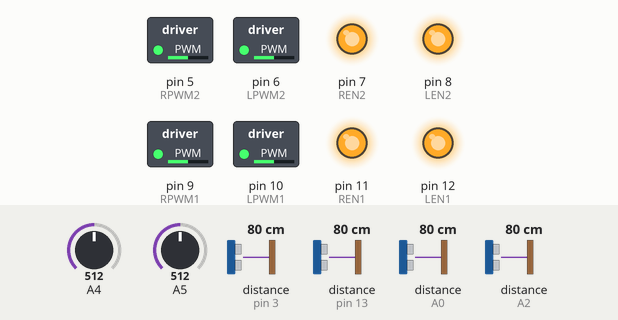
The sketch below on a simulated Arduino Uno, built with avr-gcc and run on an emulated ATmega328P. Shown: switched loads named in the sketch (green lamp = pin HIGH), output pins drawn as LEDs (lit = HIGH). Wiring (inferred from the names in the program): 4 × ultrasonic range finder: trigger pin 2, echo pin 3 / trigger pin 4, echo pin 13 / trigger A1, echo A0 / trigger A3, echo A2. The test bench sets the inputs (shaded band); at power-on: distance to the obstacle (sensors on pin 3, pin 13, A0, A2) 80 cm, A4 = 512, A5 = 512. The echo pulse lasts 58.3 µs per cm; pins used as bus, display or sensor lines are not drawn.

Above: at 5.7 s.
5.8 s: distance to the obstacle (sensor on pin 3) set to 63 cm
7.3 s: distance to the obstacle (sensor on pin 3) set to 55 cm
At 8.5 s:
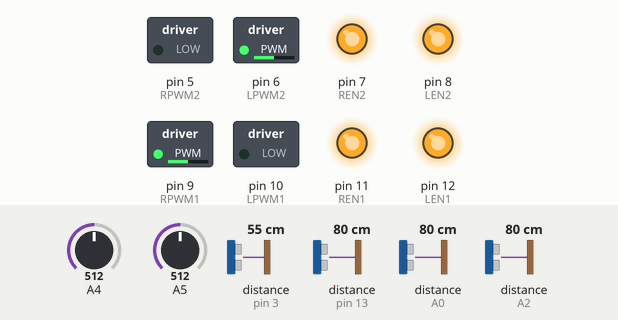
8.8 s: A4 set to 213
10.3 s: A4 set to 188
At 11.2 s:
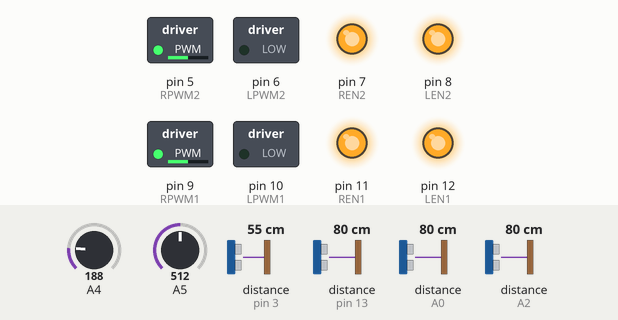
11.8 s: A4 set to 210
At 12.8 s:
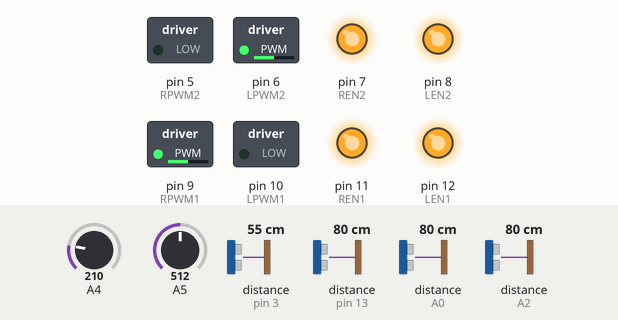
13.5 s: A4 set to 190
At 14.1 s:
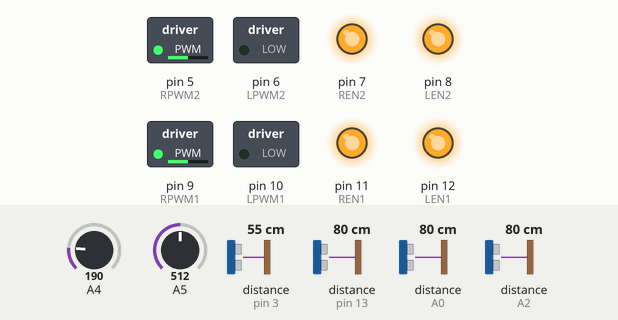
Timing chart, 0 to 16.0 s (numbered marks = the images above; inputs shaded):
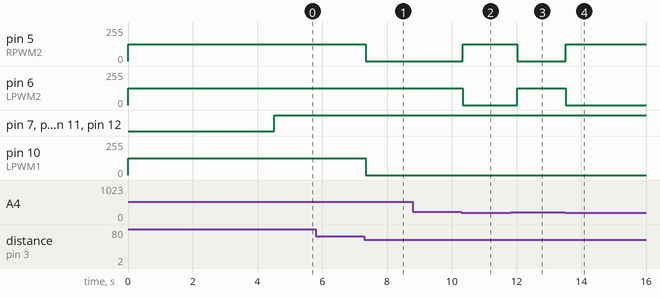

The sketch:

sketch_kronos.ino
```cpp
#define actDelay 10
#define revDelay 400
#define moveSpeed     127*1.0                   // ADJUSTABLE - <1.0 for fakeout | =1.0 for competition | >1.0 for strong robots
#define forwardRange  60                        // ADJUSTABLE - 40 for close | 60 default | 80 long | 100 qualifying
#define sideRange     60                        // TEST - 60 OR 80
#define AIN_THRESHOLD 200                       // ADJUSTABLE - 200 for ASICUP | 70 100 FOR OLD RING
int RPWM1 = 9;   int RPWM2 = 5;
int LPWM1 = 10;  int LPWM2 = 6;
int REN1 = 11;   int REN2 = 7;
int LEN1 = 12;   int LEN2 = 8;
int trig1 = 4;   int echo1 = 13;
int trig2 = A1;  int echo2 = A0;
int trig3 = 2;   int echo3 = 3;
int trig4 = A3;  int echo4 = A2;
void setup() {
  pinMode(trig1, OUTPUT);  pinMode(echo1, INPUT);
  pinMode(trig2, OUTPUT);  pinMode(echo2, INPUT);
  pinMode(trig3, OUTPUT);  pinMode(echo3, INPUT);
  pinMode(trig4, OUTPUT);  pinMode(echo4, INPUT);
  pinMode(LPWM1, OUTPUT);  pinMode(RPWM1, OUTPUT);
  pinMode(LPWM2, OUTPUT);  pinMode(RPWM2, OUTPUT);
  pinMode(LEN1, OUTPUT);   pinMode(LEN2, OUTPUT);
  pinMode(REN1, OUTPUT);   pinMode(REN2, OUTPUT);
  pinMode(A4, INPUT);      pinMode(A5, INPUT);
  analogWrite(LPWM1, moveSpeed); analogWrite(RPWM1, moveSpeed);
  analogWrite(LPWM2, moveSpeed); analogWrite(RPWM2, moveSpeed);
  delay(4500);
}
void loop() {
  int AINL_val = analogRead(A4); bool AINL = AINL_val > AIN_THRESHOLD;
  int AINR_val = analogRead(A5); bool AINR = AINR_val > AIN_THRESHOLD;
  long duration1, distance1; long duration3, distance3;
  long duration2, distance2; long duration4, distance4;
  digitalWrite(trig1, LOW);   delayMicroseconds(2);
  digitalWrite(trig1, HIGH);  delayMicroseconds(10);  digitalWrite(trig1, LOW);
  duration1 = pulseIn(echo1, HIGH); distance1 = (duration1 / 2) / 29.1;
  digitalWrite(trig2, LOW);   delayMicroseconds(2);
  digitalWrite(trig2, HIGH);  delayMicroseconds(10);  digitalWrite(trig2, LOW);
  duration2 = pulseIn(echo2, HIGH); distance2 = (duration2 / 2) / 29.1;
  digitalWrite(trig3, LOW);   delayMicroseconds(2);
  digitalWrite(trig3, HIGH);  delayMicroseconds(10);  digitalWrite(trig3, LOW);
  duration3 = pulseIn(echo3, HIGH); distance3 = (duration3 / 2) / 29.1;
  digitalWrite(trig4, LOW);   delayMicroseconds(2);
  digitalWrite(trig4, HIGH);  delayMicroseconds(10);  digitalWrite(trig4, LOW);
  duration4 = pulseIn(echo4, HIGH); distance4 = (duration4 / 2) / 29.1;
  digitalWrite(LEN1, HIGH); digitalWrite(LEN2, HIGH);
  digitalWrite(REN1, HIGH); digitalWrite(REN2, HIGH);
  //Serial.print(AINL_val); Serial.print(" "); Serial.println(AINR_val);
  if (!AINL && !AINR) { //00
    analogWrite(LPWM1, 0); analogWrite(RPWM1, moveSpeed);
    analogWrite(LPWM2, 0); analogWrite(RPWM2, moveSpeed);
    delay(revDelay);
  }
  else if (!AINL && AINR) { //01
    analogWrite(LPWM1, 0); analogWrite(RPWM1, moveSpeed);
    analogWrite(LPWM2, 0); analogWrite(RPWM2, moveSpeed);
    delay(revDelay);
  }
  else if (AINL && !AINR) { //10
    analogWrite(LPWM1, 0); analogWrite(RPWM1, moveSpeed);
    analogWrite(LPWM2, 0); analogWrite(RPWM2, moveSpeed);
    delay(revDelay);
  }
  else if (AINL && AINR) { //11
    if (distance3 < forwardRange) { //LEFT
      analogWrite(LPWM1, 0);         analogWrite(RPWM1, moveSpeed);
      analogWrite(LPWM2, moveSpeed); analogWrite(RPWM2, 0);
    }
    else if (distance2 < forwardRange) { //RIGHT
      analogWrite(LPWM1, moveSpeed); analogWrite(RPWM1, 0);
      analogWrite(LPWM2, 0);         analogWrite(RPWM2, moveSpeed);
    }
    else if (distance1 < forwardRange) { //ATTACK
      analogWrite(LPWM1, moveSpeed*1.2); analogWrite(RPWM1, 0);
      analogWrite(LPWM2, moveSpeed*1.2); analogWrite(RPWM2, 0);
    }
    else if (distance4 < forwardRange) { //ATTACK
      analogWrite(LPWM1, moveSpeed*1.2); analogWrite(RPWM1, 0);
      analogWrite(LPWM2, moveSpeed*1.2); analogWrite(RPWM2, 0);
    }
    else { //STOP
      analogWrite(LPWM1, moveSpeed); analogWrite(RPWM1, moveSpeed);
      analogWrite(LPWM2, moveSpeed); analogWrite(RPWM2, moveSpeed);
    }
    delay(actDelay);
  }
}
```

Measured:
- the behaviour switches between 61 and 60 cm on distance to the obstacle (sensor on pin 3) (found by bisection; images 0 and 1)
- the behaviour switches between 201 and 200 on A4 (found by bisection; images 1 and 2)
- after the input at 5.8 s, every drawn part: stays the same
- after the input at 7.3 s, pin 5 (RPWM2), pin 10 (LPWM1): 127/255 → 0/255 at once
- after the input at 8.8 s, every drawn part: stays the same
- after the input at 10.3 s, pin 5 (RPWM2): 0/255 → 127/255 at once; pin 6 (LPWM2): 127/255 → 0/255 at once
- after the input at 11.8 s, pin 5 (RPWM2): 127/255 → 0/255 after 0.22 s; pin 6 (LPWM2): 0/255 → 127/255 after 0.22 s
- after the input at 13.5 s, pin 5 (RPWM2): 0/255 → 127/255 at once; pin 6 (LPWM2): 127/255 → 0/255 at once
